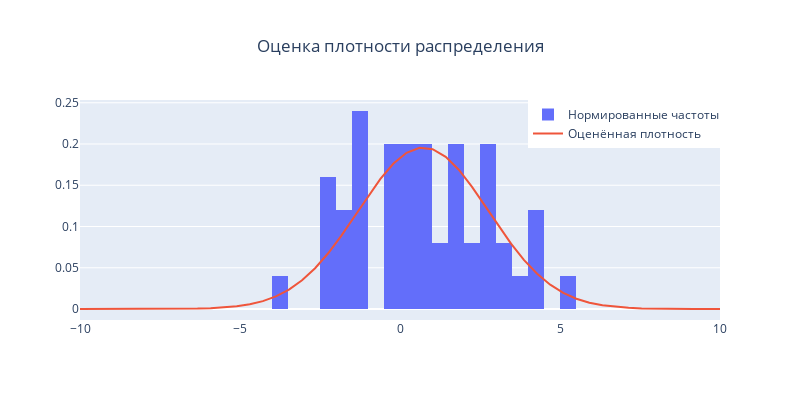

Notebook code for this chart:
### Code cell
sample = np.random.normal(1, 2, 50)

mu_hat = np.mean(sample)
sigma_hat = np.std(sample)

est_x = np.linspace(-10, 10)
est_y = ss.norm.pdf(est_x, mu_hat, sigma_hat)

fig = go.Figure()

fig.add_trace(go.Histogram(x=sample, nbinsx=20, histnorm="probability density", name="Нормированные частоты"))
fig.add_trace(go.Scatter(x=est_x, y=est_y, name="Оценённая плотность"))

fig.update_layout(
    title={
        'text': "Оценка плотности распределения",
        'y':0.9,
        'x':0.5,
        'xanchor': 'center',
        'yanchor': 'top'},
    legend={
        'x':0.7,
        'y':1},
    autosize=False,
    width=800,
    height=400)
fig.show()

### Figure 1 — Plotly figure (JSON) as saved in the notebook; plotly's stock layout.template omitted (floating-point values rounded to 4 significant figures)
{"data": [{"histnorm": "probability density", "name": "Нормированные частоты", "nbinsx": 20, "type": "histogram", "x": [-1.144, -3.527, 4.196, -2.276, -0.2397, -0.3049, -2.419, 1.867, -1.044, 4.152, -1.61, 0.9909, 0.5165, -0.237, 2.504, 2.939, 5.17, 0.6839, -2.397, 2.658, -1.079, -0.2783, 0.282, 2.164, 1.393, -0.1249, 2.078, 2.774, 2.526, 1.897, -2.077, -1.208, 0.2938, -1.482, -1.086, 0.6579, 1.89, 1.833, 0.3832, 0.9957, 3.587, 3.297, -1.721, 1.08, 1.919, -1.967, 0.3245, 0.1333, 4.06, 3.367]}, {"name": "Оценённая плотность", "type": "scatter", "x": [-10, -9.592, -9.184, -8.776, -8.367, -7.959, -7.551, -7.143, -6.735, -6.327, -5.918, -5.51, -5.102, -4.694, -4.286, -3.878, -3.469, -3.061, -2.653, -2.245, -1.837, -1.429, -1.02, -0.6122, -0.2041, 0.2041, 0.6122, 1.02, 1.429, 1.837, 2.245, 2.653, 3.061, 3.469, 3.878, 4.286, 4.694, 5.102, 5.51, 5.918, 6.327, 6.735, 7.143, 7.551, 7.959, 8.367, 8.776, 9.184, 9.592, 10], "y": [1.889e-07, 5.312e-07, 1.435e-06, 3.725e-06, 9.287e-06, 2.225e-05, 5.119e-05, 0.0001132, 0.0002404, 0.0004904, 0.0009613, 0.00181, 0.003275, 0.005691, 0.009503, 0.01524, 0.02349, 0.03477, 0.04945, 0.06757, 0.08869, 0.1118, 0.1355, 0.1577, 0.1763, 0.1894, 0.1954, 0.1937, 0.1845, 0.1688, 0.1484, 0.1253, 0.1016, 0.07921, 0.05931, 0.04266, 0.02948, 0.01957, 0.01248, 0.007646, 0.004501, 0.002545, 0.001383, 0.0007215, 0.0003617, 0.0001742, 8.063e-05, 3.584e-05, 1.531e-05, 6.28e-06]}], "layout": {"autosize": false, "height": 400, "legend": {"x": 0.7, "y": 1}, "title": {"text": "Оценка плотности распределения", "x": 0.5, "xanchor": "center", "y": 0.9, "yanchor": "top"}, "width": 800}}
